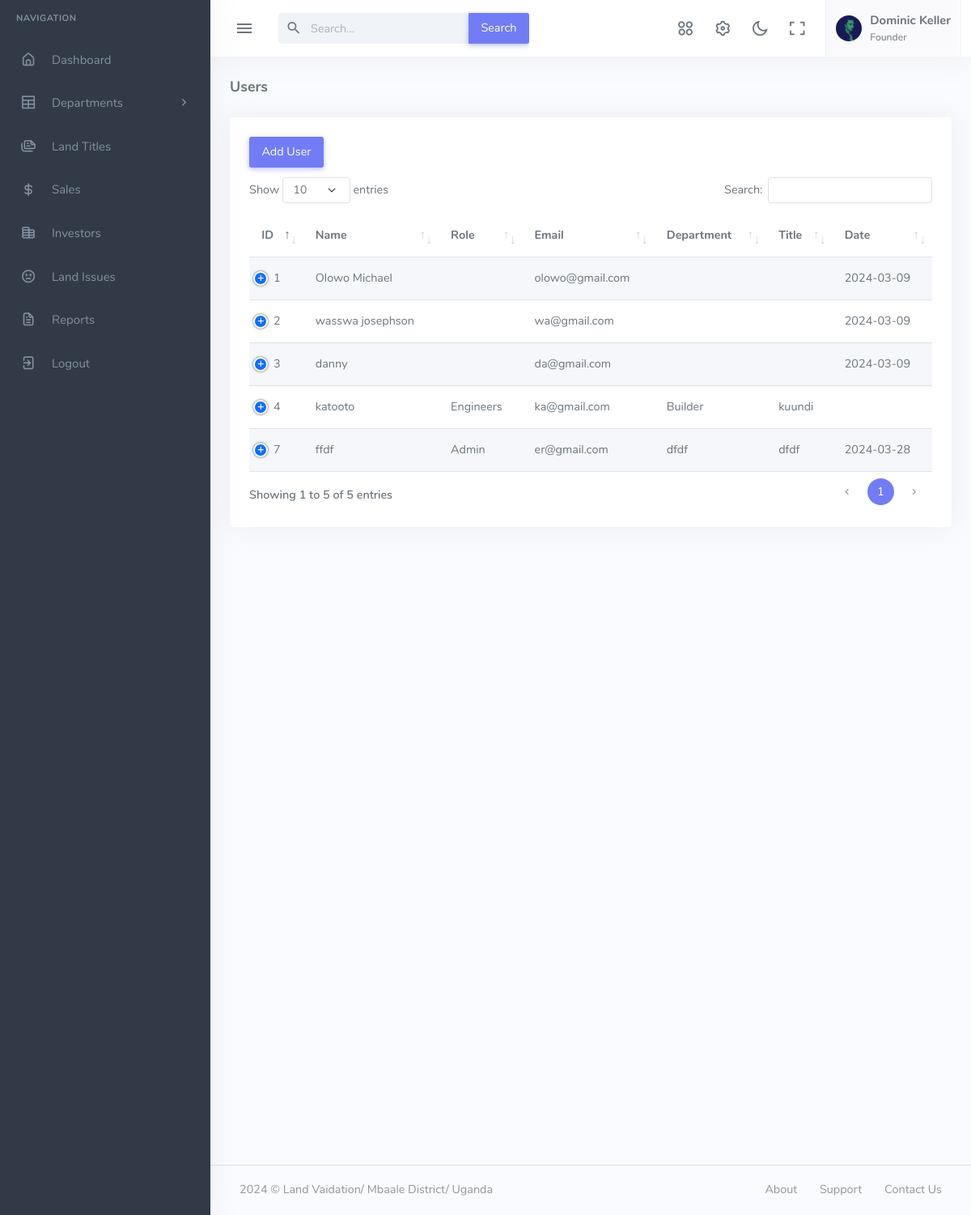
/users.php (signed in), run on the app's committed database.
### tables this page shows
CREATE TABLE `users` (
  `user_id` bigint(20) NOT NULL,
  `sname` varchar(200) NOT NULL,
  `role` varchar(100) NOT NULL,
  `email` varchar(200) NOT NULL,
  `password` varchar(200) NOT NULL,
  `dept` varchar(200) NOT NULL,
  `title` varchar(200) NOT NULL,
  `date` varchar(200) NOT NULL DEFAULT current_timestamp(),
  `status` varchar(200) NOT NULL
);

### users.php (the view, shortened to what this page needs)
<?php
include "header.php";
?>
<div class="content-page">
<div class="content">
    <div class="container-fluid">
        <div class="row">
            <div class="col-12">
                <div class="page-title-box">
                    <h4 class="page-title">Users</h4>
                </div>
            </div>
        </div>
        <div class="row">
            <div class="col-12">
                <div class="card">
                    <div class="card-body">
                        <div class="row mb-2">
                            <div class="col-sm-5">
                            <button type="button" class="btn btn-primary" data-bs-toggle="modal" data-bs-target="#standard-modal">Add User</button>
                            </div>
                        </div>
                        <div class="table-responsive">
                            <table class="table table-centered table-striped dt-responsive nowrap w-100" id="basic-datatable">
                                <thead>
                                    <tr>
                                        <th>ID</th>
                                        <th>Name</th>
                                        <th>Role</th>
                                        <th>Email</th>
                                        <th>Department</th>
                                        <th>Title</th>
                                        <th>Date</th>
                                    </tr>
                                </thead>
                                <tbody>
                                <?php
                                $result = $dbh->query("SELECT * FROM users");
                                while($row = $result->fetch(PDO::FETCH_ASSOC)) {
                                ?>
                                <tr>
                                    <td><?=$row['user_id'] ?></td>
                                    <td><?=$row['sname'] ?></td>
                                    <td><?=$row['role'] ?></td>
                                    <td><?=$row['email'] ?></td>
                                    <td><?=$row['dept'] ?></td>
                                    <td><?=$row['title'] ?></td>
                                    <td><?=$row['date'] ?></td>
                                </tr>
                                <?php
                                include 'update.php';
                                 } ?>
                        </div>
                    </div>
                </div>
            </div>
<?php include "footer.php"?>

### header.php (shortened to what this page needs)
<!DOCTYPE html>
<html lang="en">
<head>
    <link href="assets/css/app-saas.min.css" rel="stylesheet" type="text/css" id="app-style" />
    <link href="assets/css/icons.min.css" rel="stylesheet" type="text/css" />
    <link href="assets/vendor/datatables.net-bs5/css/dataTables.bootstrap5.min.css" rel="stylesheet" type="text/css" />
    <link href="assets/vendor/datatables.net-responsive-bs5/css/responsive.bootstrap5.min.css" rel="stylesheet" type="text/css" />
    <link href="assets/vendor/datatables.net-buttons-bs5/css/buttons.bootstrap5.min.css" rel="stylesheet" type="text/css" />
</head>
<body>
    <div class="wrapper">
        <div class="navbar-custom">
            <div class="topbar container-fluid">
                <div class="d-flex align-items-center gap-lg-2 gap-1">
                    <button class="button-toggle-menu">
                        <i class="mdi mdi-menu"></i>
                    </button>
                    <div class="app-search dropdown d-none d-lg-block">
                        <form>
                            <div class="input-group">
                                <input type="search" class="form-control dropdown-toggle" placeholder="Search..." id="top-search">
                                <span class="mdi mdi-magnify search-icon"></span>
                                <button class="input-group-text btn btn-primary" type="submit">Search</button>
                            </div>
                        </form>
                    </div>
                </div>
                <ul class="topbar-menu d-flex align-items-center gap-3">
                    <li class="dropdown d-none d-sm-inline-block">
                        <a class="nav-link dropdown-toggle arrow-none" data-bs-toggle="dropdown" href="#" role="button" aria-haspopup="false" aria-expanded="false">
                            <i class="ri-apps-2-line font-22"></i>
                        </a>
                    </li>
                    <li class="d-none d-sm-inline-block">
                        <a class="nav-link" data-bs-toggle="offcanvas" href="#theme-settings-offcanvas">
                            <i class="ri-settings-3-line font-22"></i>
                        </a>
                    </li>
                    <li class="d-none d-sm-inline-block">
                        <div class="nav-link" id="light-dark-mode" data-bs-toggle="tooltip" data-bs-placement="left" title="Theme Mode">
                            <i class="ri-moon-line font-22"></i>
                        </div>
                    </li>
                    <li class="d-none d-md-inline-block">
                        <a class="nav-link" href="#" data-toggle="fullscreen">
                            <i class="ri-fullscreen-line font-22"></i>
                        </a>
                    </li>
                    <li class="dropdown">
                        <a class="nav-link dropdown-toggle arrow-none nav-user px-2" data-bs-toggle="dropdown" href="#" role="button" aria-haspopup="false" aria-expanded="false">
                            <span class="account-user-avatar">
                                <img src="assets/images/users/avatar-1.jpg" alt="user-image" width="32" class="rounded-circle">
                            </span>
                            <span class="d-lg-flex flex-column gap-1 d-none">
                                <h5 class="my-0">Dominic Keller</h5>
                                <h6 class="my-0 fw-normal">Founder</h6>
                            </span>
                        </a>
                    </li>
                </ul>
            </div>
        </div>
        <div class="leftside-menu">
            <div class="h-100" id="leftside-menu-container" data-simplebar>
                <ul class="side-nav">
                    <li class="side-nav-title">Navigation</li>
                    <li class="side-nav-item">
                        <a href="<?=SITE_URL; ?>" class="side-nav-link">
                            <i class="uil-home-alt"></i>
                            <span> Dashboard</span>
                        </a>
                    </li>
                    <li class="side-nav-item">
                        <a data-bs-toggle="collapse" href="#sidebarDepartments" aria-expanded="false" aria-controls="sidebarEcommerce" class="side-nav-link">
                            <i class="uil-grid "></i>
                            <span> Departments </span>
                            <span class="menu-arrow"></span>
                        </a>
                    </li>
                    <li class="side-nav-item">
                        <a href="block-title" class="side-nav-link">
                           <i class="uil-files-landscapes-alt"></i>
                            <span>Land Titles </span>
                        </a>
                    </li>
                    <li class="side-nav-item">
                        <a href="sales" class="side-nav-link">
                            <i class=" uil-dollar-alt "></i>
                            <span>Sales</span>
                        </a>
                    </li>
                    <li class="side-nav-item">
                        <a href="investors" class="side-nav-link">
                            <i class="uil-coins"></i>
                            <span>Investors</span>
                        </a>
                    </li>
                    <li class="side-nav-item">
                        <a href="land_issues" class="side-nav-link">
                        <i class="uil-sad-squint"></i>
                            <span>Land Issues</span>
                        </a>
                    </li>
                    <li class="side-nav-item">
                        <a href="reports" class="side-nav-link">
                        <i class="uil-file-alt"></i>
                            <span>Reports</span>
                        </a>
                    </li>
                    <li class="side-nav-item">
                        <a href="logout" class="side-nav-link">
                        <i class="uil-exit"></i>
                            <span>Logout</span>
                        </a>
                    </li>
                </ul>
            </div>
        </div>

### update.php (shortened to what this page needs)
</div>

### footer.php (shortened to what this page needs)
<footer class="footer">
            <div class="container-fluid">
                <div class="row">
                    <div class="col-md-6">
                        <script>document.write(new Date().getFullYear())</script> ©
                        Land Vaidation/ Mbaale District/ Uganda
                    </div>
                    <div class="col-md-6">
                        <div class="text-md-end footer-links d-none d-md-block">
                            <a href="javascript: void(0);">About</a>
                            <a href="javascript: void(0);">Support</a>
                            <a href="javascript: void(0);">Contact Us</a>
                        </div>
                    </div>
                </div>
            </div>
        </footer>
</body>
</html>

### data on the page
users: user_id "1", sname "Olowo Michael", email "olowo@gmail.com", date "2024-03-09"
users: user_id "2", sname "wasswa josephson", email "wa@gmail.com", date "2024-03-09"
users: user_id "3", sname "danny", email "da@gmail.com", date "2024-03-09"
users: user_id "4", sname "katooto", role "Engineers", email "ka@gmail.com", dept "Builder", title "kuundi"
users: user_id "7", sname "ffdf", role "Admin", email "er@gmail.com", dept "dfdf", title "dfdf", date "2024-03-28"
